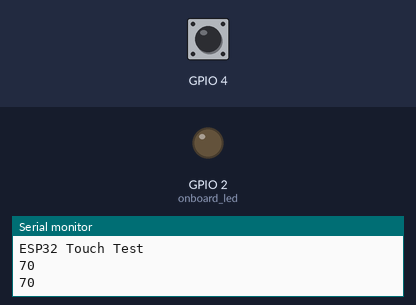
Bench run of a sketch on a simulated ESP32. On the bench: output pins drawn as LEDs (lit = HIGH), the last lines printed to the serial monitor. The test bench sets the inputs (shaded band); at power-on: GPIO 4 HIGH.

Above: at 2.2 s.
2.3 s: GPIO 4 pulled LOW for 1 s
At 3.3 s:
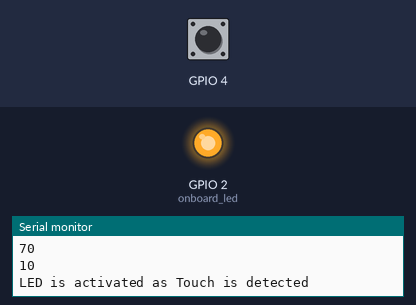
5.5 s: GPIO 4 pulled LOW for 3.2 s
At 10.4 s:
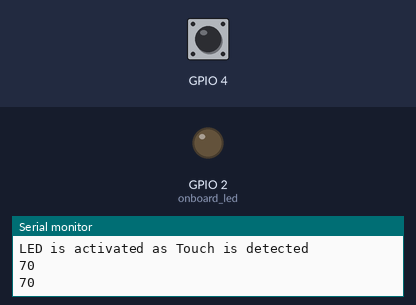
Timing chart, 0 to 11.9 s (numbered marks = the images above; inputs shaded):
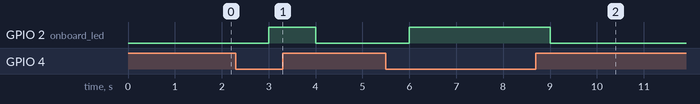

The sketch:

LED_Touch.ino
```cpp
// Program to test the touch feature of the ESP32
// ESP32 Touch Test - touch pin - Touch0 is T0 which is on GPIO 4
int onboard_led = 2;

void setup() {
  Serial.begin(9600);
  delay(1000);
  Serial.println("ESP32 Touch Test");
  pinMode(onboard_led, OUTPUT);
}

void loop() {
  Serial.println(touchRead(T0)); // get value using T0
  if (touchRead(T0) <= 20) {
    digitalWrite(onboard_led, HIGH);
    Serial.println("LED is activated as Touch is detected");
  }
  else {
    digitalWrite(onboard_led, LOW);
  }
  delay(1000); // check for touch value after every 1 second
}
```

Measured:
- after the input at 2.3 s, GPIO 2 (onboard_led): LOW → HIGH after 0.70 s, → LOW 1.0 s later
- after the input at 5.5 s, GPIO 2 (onboard_led): LOW → HIGH after 0.50 s, → LOW 3.0 s later
